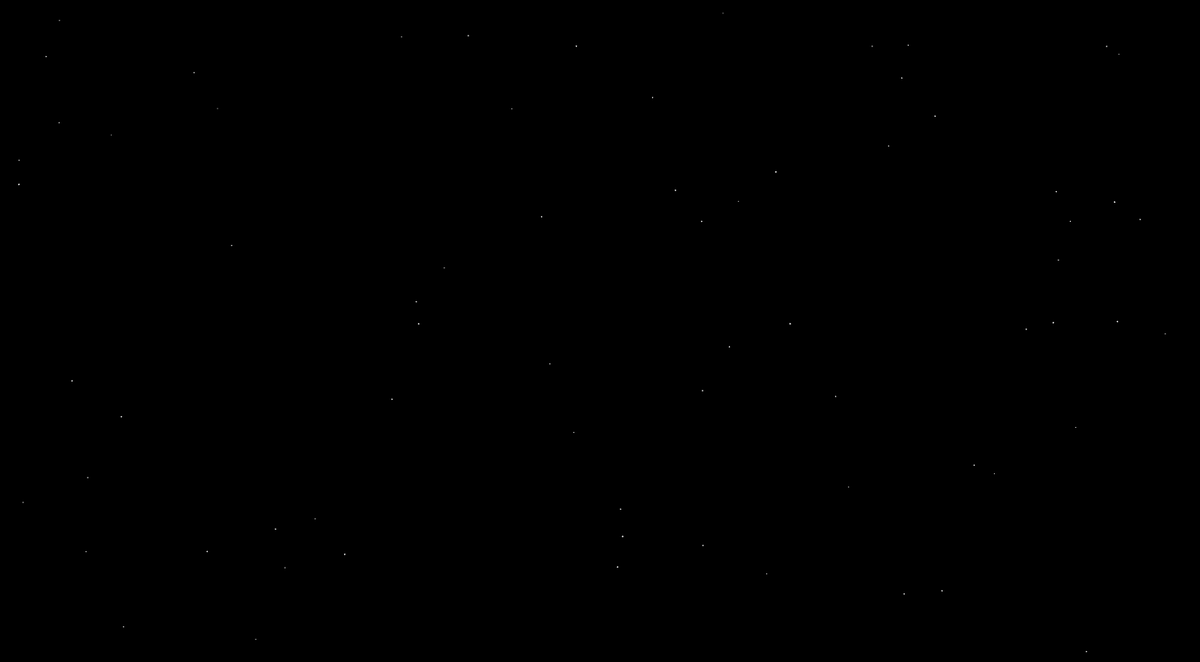
Frame 1 (no input)
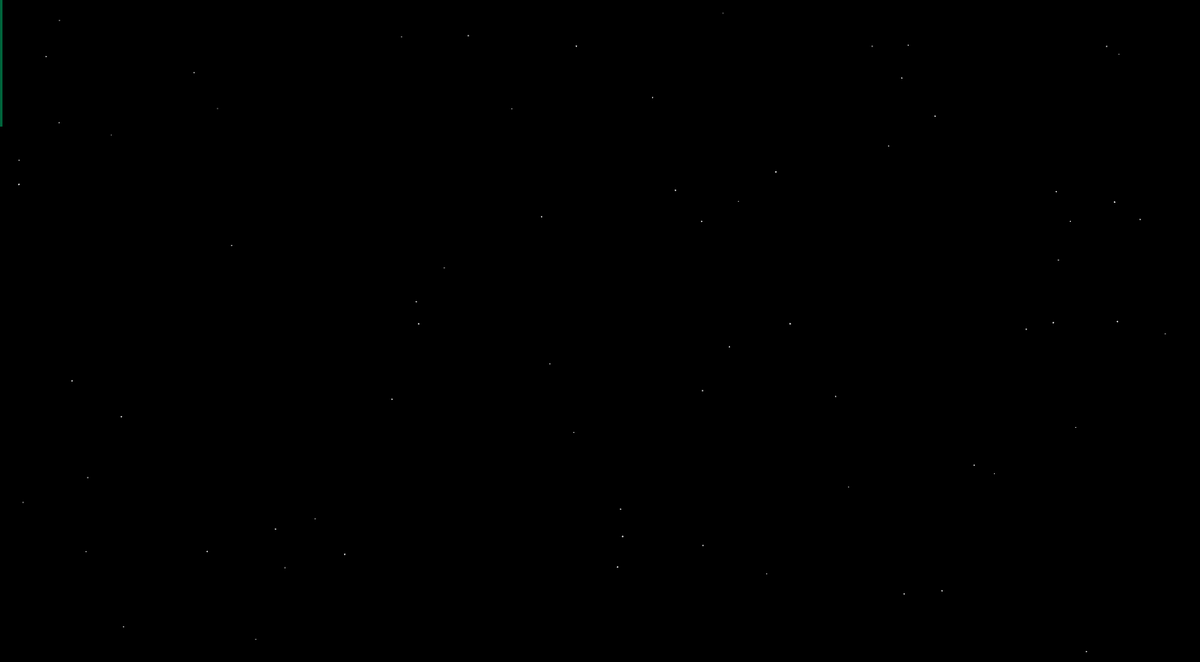
Frame 60 (the mouse pressed at the canvas centre just before this capture)
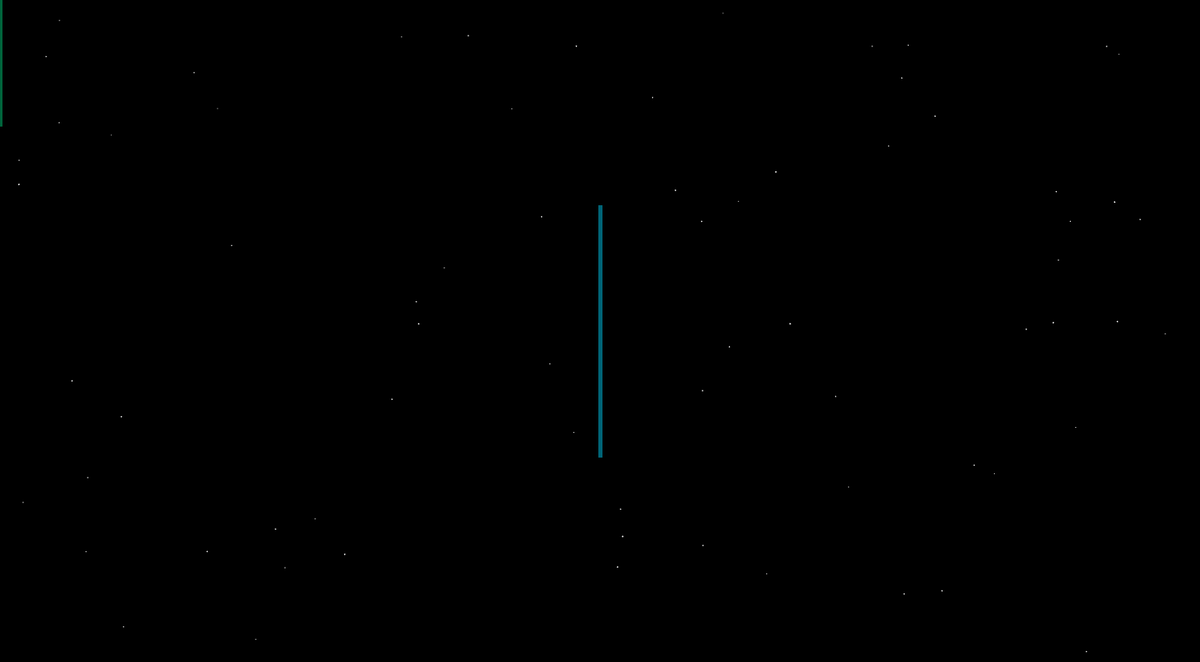
Frame 120 (the mouse held since frame 60 and released just before this capture)

The Processing sketch that drew these frames (run headless with seeded random() and noise(); from frame 60 on, the mouse is pressed at the canvas centre):

// Processing sketch: Xielan_Wang
// ── Xielan_Wang.pde
// Sets up the window and space background
void setup(){
  size(1450,800);
  background(0);
  strokeWeight(5);
  int i = 0;
  while (i < 70){
  i = (i+1);
  circle(random(0,1450),random(0,800),random(1,2)); 
  }
}

// Local Variables Needed for Loops
int y = 0;
int i = 0;
int c = 0;

// Drawing the Lines and Letting them Oscillate Between Colours
void draw(){
  frameRate(120);
  line(mouseX,(mouseY - 150),mouseX,(mouseY + 150));
  if (y < 254){
    y = y + 1;
    i = i + 1;
    if (i >= 250){
      y = y - 2;
      if (y < 0){
        i = 0;
      }
    }
  }
  stroke(0,100,y);
}
